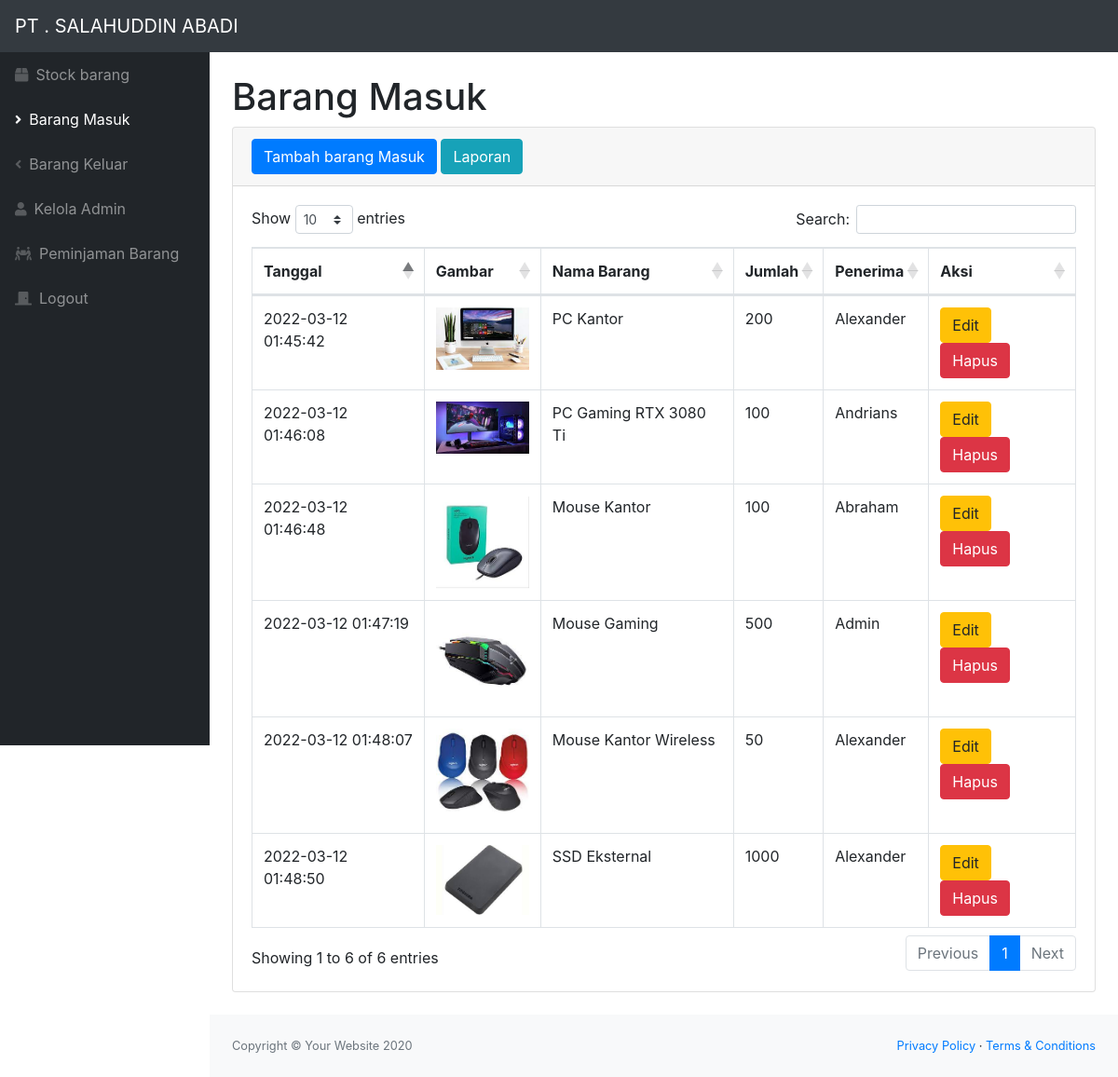
The app's page /masuk.php (signed in) with its own data.
### tables this page shows
CREATE TABLE `masuk` (
  `idmasuk` int(11) NOT NULL,
  `idbarang` int(11) NOT NULL,
  `tanggal` timestamp NOT NULL DEFAULT current_timestamp() ON UPDATE current_timestamp(),
  `keterangan` varchar(25) NOT NULL,
  `qty` int(11) NOT NULL
);

CREATE TABLE `stock` (
  `idbarang` int(11) NOT NULL,
  `namabarang` varchar(25) NOT NULL,
  `deskripsi` varchar(100) NOT NULL,
  `stock` int(11) NOT NULL,
  `image` varchar(100) DEFAULT NULL
);

### masuk.php (the view, shortened to what this page needs)
<?php
require 'function.php';
?>
<!DOCTYPE html>
<html lang="en">
<head>
    <link href="css/styles.css" rel="stylesheet" />
    <link href="https://cdn.datatables.net/1.10.20/css/dataTables.bootstrap4.min.css" rel="stylesheet" />
</head>
<body class="sb-nav-fixed">
    <nav class="sb-topnav navbar navbar-expand navbar-dark bg-dark">
        <a class="navbar-brand">PT . SALAHUDDIN ABADI</a>
    </nav>
    <div id="layoutSidenav">
        <div id="layoutSidenav_nav">
            <nav class="sb-sidenav accordion sb-sidenav-dark" id="sidenavAccordion">
                <div class="sb-sidenav-menu">
                    <div class="nav">
                        <a class="nav-link" href="index.php">
                            <div class="sb-nav-link-icon"><i class="fas fa-box"></i></div>
                            Stock barang
                        </a>
                        <a class="nav-link" href="masuk.php">
                            <div class="sb-nav-link-icon"><i class="fas fa-angle-right"></i></div>
                            Barang Masuk
                        </a>
                        <a class="nav-link" href="keluar.php">
                            <div class="sb-nav-link-icon"><i class="fas fa-angle-left"></i></div>
                            Barang Keluar
                        </a>
                        <a class="nav-link" href="admin.php">
                            <div class="sb-nav-link-icon"><i class="fas fa-user"></i></div>
                            Kelola Admin
                        </a>
                        <a class="nav-link" href="peminjaman.php">
                            <div class="sb-nav-link-icon"><i class="fas fa-people-carry"></i></div>
                            Peminjaman Barang
                        </a>
                        <a class="nav-link" href="logout.php">
                        <div class="sb-nav-link-icon"><i class="fas fa-door-closed"></i></div>
                            Logout
                        </a>
                    </div>
            </nav>
        </div>
        <div id="layoutSidenav_content">
            <main>
                <div class="container-fluid">
                    <h1 class="mt-4">Barang Masuk</h1>
                    <div class="card mb-4">
                        <div class="card-header">
                            <button type="button" class="btn btn-primary" data-toggle="modal" data-target="#myModal">
                                Tambah barang Masuk
                            </button>
                            <a href="laporan/cetak_barang_masuk.php" class="btn btn-info">Laporan</a>
                        </div>
                        <div class="card-body">
                            <div class="table-responsive">
                                <table class="table table-bordered" id="dataTable" width="100%" cellspacing="0">
                                    <thead>
                                        <tr>
                                            <th>Tanggal</th>
                                            <th>Gambar</th>
                                            <th>Nama Barang</th>
                                            <th>Jumlah</th>
                                            <th>Penerima</th>
                                            <th>Aksi</th>
                                        </tr>
                                    </thead>
                                    <tbody>
                                    <?php
                                            $ambilsemuadatastock = mysqli_query($conn,"select * from masuk m, stock s where s.idbarang = m.idbarang");
                                            while ($data = mysqli_fetch_array($ambilsemuadatastock)) {
                                                $idm = $data['idmasuk'];
                                               $tanggal = $data['tanggal'];
                                               $namabarang = $data['namabarang'];
                                               $qty = $data['qty'];
                                               $keterangan = $data['keterangan'];
                                               $gambar = $data['image'];
                                            if ($gambar == null) {
                                                $img = 'No foto';
                                            }else {
                                                $img = '<img src= "images/'.$gambar.'" class="zoomable">';
                                            }
                                            ?>
                                            <tr>
                                                <td><?=$tanggal;?></td>
                                                <td><?=$img;?></td>
                                                <td><?=$namabarang;?></td>
                                                <td><?=$qty;?></td>
                                                <td><?=$keterangan;?></td>
                                                <td>
                                                    <button type="button" class="btn btn-warning" data-toggle="modal" data-target="#edit<?=$idm;?>">
                                                        Edit
                                                    </button>
                                                    <button type="button" class="btn btn-danger" data-toggle="modal" data-target="#delete<?=$idm;?>">
                                                        Hapus
                                                    </button>
                                                </td>
                                            </tr>
                                            </div>
                            </div>
                                            <?php
                                            }
                                            ?>
            <footer class="py-4 bg-light mt-auto">
                <div class="container-fluid">
                    <div class="d-flex align-items-center justify-content-between small">
                        <div class="text-muted">Copyright &copy; Your Website 2020</div>
                        <div>
                            <a href="#">Privacy Policy</a>
                            &middot;
                            <a href="#">Terms &amp; Conditions</a>
                        </div>
                    </div>
                </div>
            </footer>
</body>
</html>

### masuk.php (style rules this page uses)
.zoomable { width: 100px; }

### records on screen
masuk: tanggal "2022-03-12 01:45:42", idbarang.image (picture), idbarang.namabarang "PC Kantor", qty "200", keterangan "Alexander"
masuk: tanggal "2022-03-12 01:46:08", idbarang.image (picture), idbarang.namabarang "PC Gaming RTX 3080 Ti", qty "100", keterangan "Andrians"
masuk: tanggal "2022-03-12 01:46:48", idbarang.image (picture), idbarang.namabarang "Mouse Kantor", qty "100", keterangan "Abraham"
masuk: tanggal "2022-03-12 01:47:19", idbarang.image (picture), idbarang.namabarang "Mouse Gaming", qty "500", keterangan "Admin"
masuk: tanggal "2022-03-12 01:48:07", idbarang.image (picture), idbarang.namabarang "Mouse Kantor Wireless", qty "50", keterangan "Alexander"
masuk: tanggal "2022-03-12 01:48:50", idbarang.image (picture), idbarang.namabarang "SSD Eksternal", qty "1000", keterangan "Alexander"
